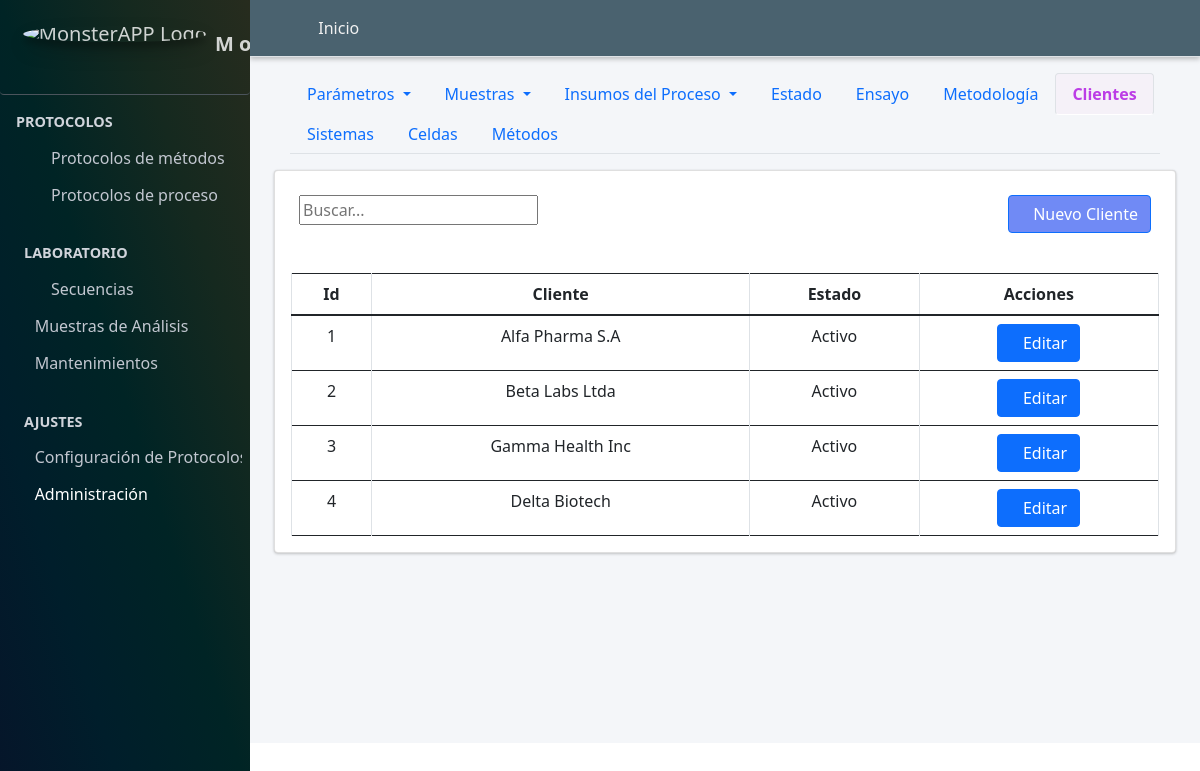
/crear_cliente/ (signed in), run on the app's committed database.
### Aplicaciones/Protocolo_Metodos/models.py (models this page shows, shortened)
class Cliente(models.Model):
    nombre_cliente=models.CharField(verbose_name="Cliente", max_length=90, null=True, blank=False, unique=True)
    class Condicion(models.TextChoices):
        ACTIVO = "Activo", "ACTIVO"
        PASIVO = "Pasivo", "PASIVO"
    condicion=models.CharField(max_length=90, choices=Condicion.choices, default=Condicion.ACTIVO, verbose_name="Condicion")

### Aplicaciones/Protocolo_Metodos/views.py (the view)
# urls.py: path("crear_cliente/", views.crear_cliente, name="crear_cliente"),
@login_required
@group_required('Administrador')
def crear_cliente(request):
    titulo="Ajustes Protocolo de Métodos/Clientes"
    crear_cliente=Cliente.objects.all()
    if request.method == "POST":
        form = clienteForm(request.POST or None)
        if form.is_valid():
            form.save()
            messages.success(request, "Registro creado satisfactoriamente")
            return redirect("crear_cliente")
        else:
             messages.error(request, "Por favor revisa los datos ingresados")
    else:
        form = clienteForm()
    context={
        "titulo":titulo,
        "form":form,
        "crear_cliente":crear_cliente,
    }
    return render(request, "protocolo_metodos/clientes.html", context)

### Aplicaciones/Protocolo_Metodos/forms.py
class clienteForm(forms.ModelForm):
    class Meta:
        model=Cliente
        exclude=["condicion"]
    def __init__(self, *args, **kwargs):
        super().__init__(*args, **kwargs)
        self.fields['nombre_cliente'].required = True

### Aplicaciones/Protocolo_Metodos/views.py (called while the page is built)
def group_required(group_name):
    return user_passes_test(
        lambda user: user.is_authenticated and (
            user.is_superuser or user.groups.filter(name=group_name).exists()
        )
    )

### MONSTER_APP/templates/protocolo_metodos/clientes.html (shortened to what this page needs)
{% extends "partial/body.html" %}
{% load crispy_forms_tags %}
{% load crispy_forms_filters %}
{% block contenido %}
{% load django_bootstrap5 %}
{% include "partial/header_configuracion_protocolo_metodos.html" %}
        <div class="container-fluid">
        <div class="card">
          <div class="container-fluid">
            <div class="row">
              <div class="col-md-6">
                <br>
                       <div class="text-right">
            <div class="input-group rounded">
                <input type="search" id="myInput" class="numberinput gj-textbox-md" required placeholder="Buscar..." aria-label="Search" aria-describedby="search-addon" />
              </div>
        </div>
                  </div>
                  <div class="col-md-6">
                    <br>
                      <div class="d-grid gap-2 d-md-flex justify-content-md-end">
                        <button class="btn btn-primary" style="background:#486af3c7" data-bs-toggle="modal" data-bs-target="#crear_parametros"><span class="fa fa-plus-circle"></span>Nuevo Cliente</button>
                        </div>
              </div>
              </div>
          </div><br>
            <div class="card-body table-responsive">
              <table class="table  table-bordered display" id="example3">
                <thead class="">
                    <tr class="text-center">
                        <th class="text-center">Id</th>
                        <th class="text-center">Cliente</th>
                        <th class="text-center">Estado</th>
                        <th class="all text-center" >Acciones</th>
                    </tr>
                </thead>
                <tbody id="myTable">
                    {% for item in crear_cliente %}
                    <tr class="text-center">
                        <td class="text-center">{{item.id}}</td>
                        <td class="text-center">{{item.nombre_cliente}}</td>
                        <td class="text-center">{{item.condicion}}</td>
                        <td>
                            <a href="{% url 'editar_cliente' item.pk %}" class="btn btn-primary btn-circle text-center" data-bs-target="#modal_parametros_{{ item.pk }}" data-bs-toggle="modal"><span class="fa fa-edit"></span>Editar</a>
                        </td>
                    </tr>
<div class="modal fade" id="modal_parametros_{{ item.pk }}" tabindex="-1" aria-labelledby="modal_parametros" aria-hidden="true">
  {% endfor%}
</tbody>
</table>
</div>
</div>
</div>
{% endblock contenido %}

### data on the page
Cliente: id "1", nombre_cliente "Alfa Pharma S.A", condicion "Activo"
Cliente: id "2", nombre_cliente "Beta Labs Ltda", condicion "Activo"
Cliente: id "3", nombre_cliente "Gamma Health Inc", condicion "Activo"
Cliente: id "4", nombre_cliente "Delta Biotech", condicion "Activo"
